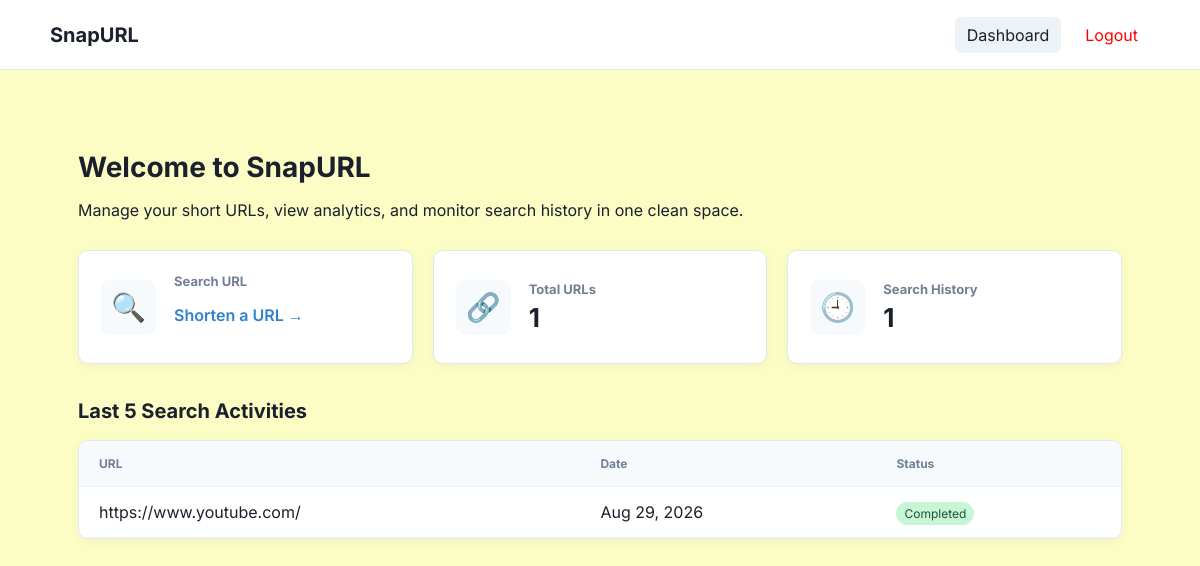
Before: /dashboard/ (signed in) with the older database file.
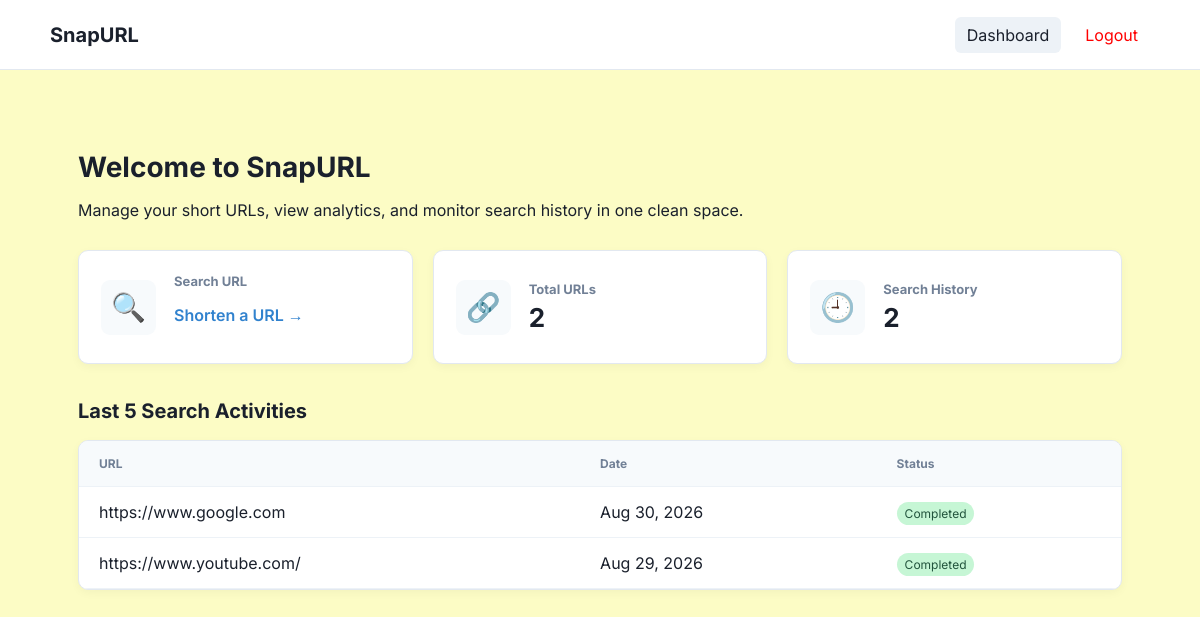
After: the same page with the newer database file.
### shortener/models.py (models this page shows, shortened)
class shortURL(models.Model):
    user = models.ForeignKey(User, on_delete=models.CASCADE,related_name='short_urls')
    original_url = models.URLField()
    short_code = models.CharField(max_length=10, unique=True)
    created_at = models.DateTimeField(auto_now_add=True)
    click_count = models.PositiveIntegerField(default=0)

### shortener/views.py (the view)
# urls.py: path('dashboard/', views.dashboard_view, name='dashboard'),
@login_required
def dashboard_view(request):
    user_urls = shortURL.objects.filter(user=request.user)
    total_urls = user_urls.count()
    total_history = total_urls
    recent_activities = user_urls.order_by('-created_at')[:5]
    context = {
        'total_urls': total_urls,
        'total_history': total_history,
        'recent_activities': recent_activities,
    }
    return render(request, 'shortener/dashboard.html', context)

### shortener/templates/shortener/dashboard.html (shortened to what this page needs)
{% extends 'shortener/base.html' %}
{% block content %}
<div class="dashboard-wrapper">
    <div class="dashboard-header">
        <h1>Welcome to SnapURL</h1>
        <p class="subtitle">Manage your short URLs, view analytics, and monitor search history in one clean space.</p>
    </div>
    <div class="dashboard-grid">
        <a href="{% url 'home' %}" class="dashboard-card clickable-card">
            <div class="card-icon">🔍</div>
            <div class="card-content">
                <h3>Search URL</h3>
                <p class="card-action">Shorten a URL &rarr;</p>
            </div>
        </a>
        <div class="dashboard-card">
            <div class="card-icon">🔗</div>
            <div class="card-content">
                <h3>Total URLs</h3>
                <p class="card-value">{{ total_urls }}</p>
            </div>
        </div>
        <a href="{% url 'history' %}" class="dashboard-card clickable-card">
            <div class="card-icon">🕘</div>
            <div class="card-content">
                <h3>Search History</h3>
                <p class="card-value">{{ total_history }}</p>
            </div>
        </a>
    </div>
    <div class="activity-section">
        <h2>Last 5 Search Activities</h2>
        <div class="activity-card">
            <div class="table-responsive">
                <table class="activity-table">
                    <thead>
                        <tr>
                            <th>URL</th>
                            <th>Date</th>
                            <th>Status</th>
                        </tr>
                    </thead>
                    <tbody>
                        {% if recent_activities %}
                            {% for activity in recent_activities %}
                            <tr>
                                <td class="url-cell" title="{{ activity.original_url }}">
                                    {{ activity.original_url }}
                                </td>
                                <td>
                                    {{ activity.created_at|date:"M d, Y" }}
                                </td>
                                <td>
                                    <span class="status-badge completed">Completed</span>
                                </td>
                            </tr>
                            {% endfor %}
                        {% else %}
                            <tr>
                                <td colspan="3" class="empty-state">
                                    No recent URL shortening activities found. <a href="{% url 'home' %}">Create one now</a>.
                                </td>
                            </tr>
                        {% endif %}
                    </tbody>
                </table>
            </div>
        </div>
    </div>
</div>
{% endblock %}

Changed rows visible on the page:
added shortURL: original_url "https://www.google.com", created_at "Aug 30, 2026"
Other visible differences:
{{ total_urls }}: "1" → "2"
{{ total_history }}: "1" → "2"
